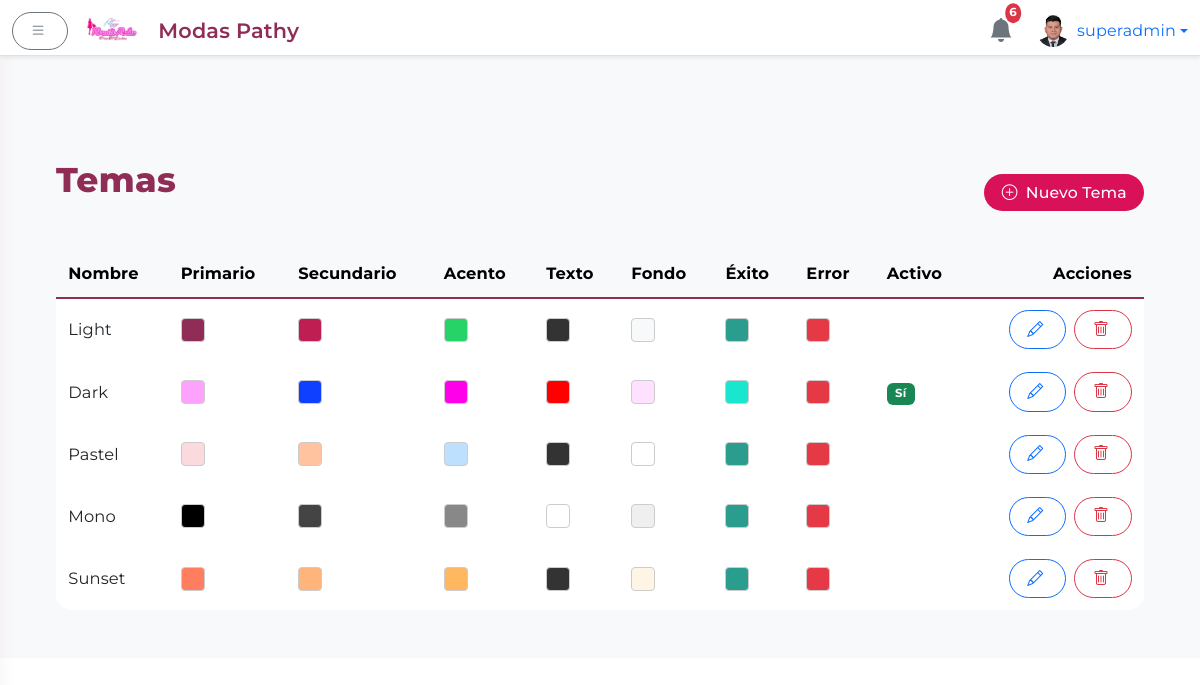
Page /admin/themes (signed in) on the earlier database version.
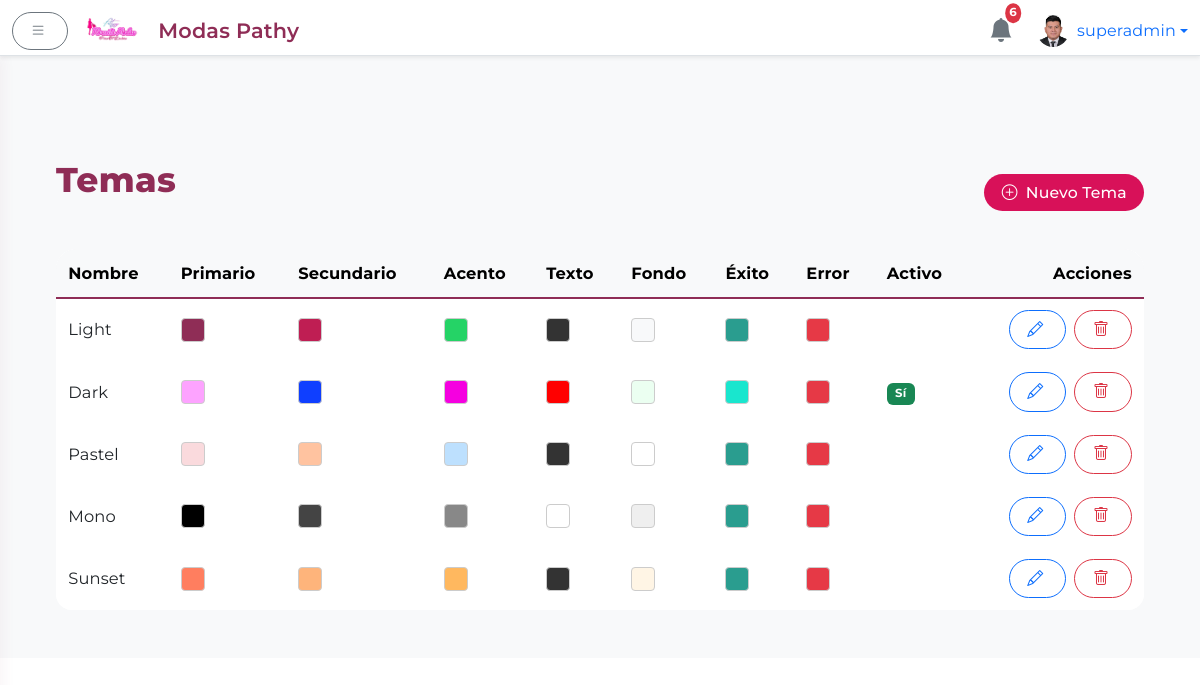
Same page on the later database version.
### app.py (models this page shows, shortened)
class User(UserMixin, db.Model):
    id = db.Column(db.Integer, primary_key=True)
    username = db.Column(db.String(64), unique=True, nullable=False)
    name = db.Column(db.String(128), nullable=True)
    password = db.Column(db.String(128), nullable=False)
    is_superadmin = db.Column(db.Boolean, default=False)
    profile_image = db.Column(db.String(256), nullable=True)

class Theme(db.Model):
    __tablename__ = 'themes'
    id         = db.Column(db.Integer, primary_key=True)
    name       = db.Column(db.String(50), unique=True, nullable=False)
    primary    = db.Column(db.String(7), nullable=False)  # e.g. #8F2D56
    secondary  = db.Column(db.String(7), nullable=False)  # e.g. #BF1E53
    accent     = db.Column(db.String(7), nullable=False)  # e.g. #25D366
    text_color = db.Column(db.String(7), nullable=False)  # e.g. #333333
    bg_color   = db.Column(db.String(7), nullable=False)  # e.g. #F8F9FA
    success    = db.Column(db.String(7), nullable=False)  # e.g. #2A9D8F
    error      = db.Column(db.String(7), nullable=False)  # e.g. #E63946
    is_default = db.Column(db.Boolean, default=False)
    created_at = db.Column(db.DateTime, default=datetime.utcnow)

### app.py (the view)
@app.route('/admin/themes')
@login_required
@superadmin_required
def admin_themes():
    temas = Theme.query.order_by(Theme.created_at.desc()).all()
    return render_template('admin/themes.html', temas=temas)

### app.py (called while the page is built, shortened)
def superadmin_required(f):
    @wraps(f)
    def decorated_function(*args, **kwargs):
        if not current_user.is_authenticated or not getattr(current_user, 'is_superadmin', False):
            abort(403)
        return f(*args, **kwargs)
    return decorated_function

@app.context_processor
def inject_notifications():
    notifications = Notification.query.order_by(Notification.timestamp.desc()).limit(6).all()
    notifs = [
        {
            'message': n.message,
            'timestamp': n.timestamp.strftime('%d/%m %H:%M'),
            'admin_name': n.admin_name
        }
        for n in notifications
    ]
    return dict(notifications=notifs)

@app.context_processor
def inject_theme():
    active = Theme.query.filter_by(is_default=True).first()
    all_themes = Theme.query.order_by(Theme.name).all()
    return {
        'active_theme': active,
        'all_themes': all_themes
    }

@app.before_request
def seed_themes_once():
    global _seeded
    db.create_all()

@login.user_loader
def load_user(user_id):
    return db.session.get(User, int(user_id))

@app.context_processor
def inject_public_data():
    categorias = Category.query.order_by(Category.name).all()
    return {
        'public_categories': categorias,
        'now': lambda fmt=None: datetime.utcnow().strftime(fmt or '%Y'),
        'contact_info': ContactInfo.query.first()
    }

### templates/admin/themes.html (shortened to what this page needs)
{% extends 'admin/base_admin.html' %}
{% block body_admin %}
<div class="container-fluid">
  <div class="d-flex justify-content-between align-items-center mb-4">
    <h2>Temas</h2>
    <a href="{{ url_for('admin_create_theme') }}" class="btn btn-primary">
      <i class="bi bi-plus-circle me-1"></i> Nuevo Tema
    </a>
  </div>
  <div class="table-responsive">
    <table class="table table-hover align-middle">
      <thead class="table-light">
        <tr>
          <th>Nombre</th>
          <th>Primario</th>
          <th>Secundario</th>
          <th>Acento</th>
          <th>Texto</th>
          <th>Fondo</th>
          <th>Éxito</th>
          <th>Error</th>
          <th>Activo</th>
          <th class="text-end">Acciones</th>
        </tr>
      </thead>
      <tbody>
        {% for tema in temas %}
        <tr>
          <td>{{ tema.name }}</td>
          {% for col in [tema.primary, tema.secondary, tema.accent, tema.text_color, tema.bg_color, tema.success, tema.error] %}
          <td>
            <div
              style="width:1.5rem; height:1.5rem; border-radius:.25rem;
                     background: {{ col }}; border:1px solid #ccc">
            </div>
          </td>
          {% endfor %}
          <td>
            {% if tema.is_default %}
            <span class="badge bg-success">Sí</span>
            {% endif %}
          </td>
          <td class="text-end">
            <a href="{{ url_for('admin_edit_theme', id=tema.id) }}"
               class="btn btn-sm btn-outline-primary me-1">
              <i class="bi bi-pencil"></i>
            </a>
            <form action="{{ url_for('admin_delete_theme', id=tema.id) }}" method="POST" class="d-inline">
              <button type="submit"
                      class="btn btn-sm btn-outline-danger"
                      onclick="return confirm('¿Eliminar el tema «{{ tema.name }}»?')">
                <i class="bi bi-trash"></i>
              </button>
            </form>
          </td>
        </tr>
        {% else %}
        <tr>
          <td colspan="10" class="text-center text-muted">No hay temas definidos.</td>
        </tr>
        {% endfor %}
      </tbody>
    </table>
  </div>
</div>
{% endblock %}

### templates/admin/base_admin.html (shortened to what this page needs)
<!DOCTYPE html>
<html lang="es">
<head>
  <link href="https://cdn.jsdelivr.net/npm/bootstrap@5.3.0/dist/css/bootstrap.min.css" rel="stylesheet"/>
  <link href="https://cdn.jsdelivr.net/npm/bootstrap-icons@1.10.5/font/bootstrap-icons.css" rel="stylesheet"/>
  <link rel="stylesheet" href="https://cdnjs.cloudflare.com/ajax/libs/animate.css/4.1.1/animate.min.css"/>
  <link rel="stylesheet" href="{{ url_for('static', filename='css/admin.css') }}"/>
</head>
<body>
  <div aria-live="polite" aria-atomic="true" class="position-fixed top-0 end-0 p-3" style="z-index: 1055;">
  </div>
  <header class="navbar navbar-light bg-white border-bottom fixed-top shadow-sm">
    <div class="container-fluid">
      <button id="sidebarToggle" class="btn btn-outline-secondary me-3">
        <i class="bi bi-list"></i>
      </button>
      <a href="{{ url_for('admin_dashboard') }}" class="navbar-brand d-flex align-items-center mb-0 h1" style="gap:10px;">
        <img src="{{ url_for('static', filename='images/logo.png') }}" alt="Logo" height="36" class="d-inline-block align-text-top" style="margin-right:8px;">
        <span class="d-none d-md-inline" style="font-size:1.3rem; font-weight:600; color:#8F2D56;">Modas Pathy</span>
      </a>
      <div class="d-flex align-items-center ms-auto">
        <div class="position-relative me-4 dropdown">
          <a href="#" id="notifDropdown" data-bs-toggle="dropdown" aria-expanded="false" class="text-decoration-none">
            <i class="bi bi-bell-fill fs-4 text-secondary"></i>
            <span class="badge bg-danger position-absolute top-0 start-100 translate-middle p-1 rounded-circle">
              {{ notifications|length if notifications else 0 }}
            </span>
          </a>
        </div>
        <div class="dropdown">
          <a href="#" class="d-flex align-items-center text-decoration-none dropdown-toggle" id="dropdownUser" data-bs-toggle="dropdown" aria-expanded="false">
            <img src="{% if current_user.profile_image %}
                        {{ url_for('static', filename='perfiles/' ~ current_user.profile_image) }}
                      {% else %}
                        {{ url_for('static', filename='perfiles/default.png') }}
                      {% endif %}"
                 alt="Avatar" width="32" height="32" class="rounded-circle me-2" style="object-fit:cover;">
            <span>{{ current_user.username }}</span>
          </a>
        </div>
      </div>
    </div>
  </header>
  <div class="d-flex">
<main class="flex-grow-1 bg-light">
  <div class="container-fluid mt-5 pt-4">
    {% block body_admin %}{% endblock %}
  </div>
</main>
</body>
</html>

### static/css/admin.css (style rules this page uses)
:root { --rojo: #D81159; --fucsia: #8F2D56; --accent: #8F2D56; --accent-light: rgba(143,45,86,0.08); --blanco: #FFFFFF; --gris-claro: #f8f9fa; --gris-oscuro: #e3e3e3; --shadow-card: 0 4px 24px rgba(143, 45, 86, 0.09); --shadow-hover: 0 8px 36px rgba(143, 45, 86, 0.18); }
body, .form-label, .btn, .card-title, .navbar-brand, .nav-link { font-family: 'Montserrat', sans-serif; letter-spacing: 0.01em; }
body { margin-top: 56px; background: linear-gradient(145deg, var(--blanco) 60%, var(--gris-claro) 100%); }
header.navbar { height: 56px; z-index: 1000; box-shadow: 0 4px 18px rgba(143, 45, 86, 0.07); }
main { transition: margin-left 0.3s cubic-bezier(.87,-.41,.19,1.44); margin-left: 0; padding: 2rem; }
h2 { font-size: 2.15rem; color: var(--fucsia); margin-bottom: 1.5rem; letter-spacing: 0.01em; font-weight: 800; }
.badge { font-size: 0.73rem; padding: 0.45em 0.72em; }
.table { background: var(--blanco); border-radius: 1rem; overflow: hidden; }
.table thead { background: var(--gris-claro); color: var(--fucsia); font-weight: 600; border-bottom: 2.5px solid var(--accent); }
.table th, .table td { vertical-align: middle; border: none; font-size: 1.02em; padding: 0.7em 0.75em; }
.btn { font-size: 0.98em; border-radius: 2em !important; font-weight: 500; padding: 0.42em 1.1em; letter-spacing: 0.01em; box-shadow: none; transition: background 0.15s, color 0.15s, box-shadow 0.15s; }
.btn-primary { background: var(--rojo); border: none; }
.btn-outline-secondary, .btn-outline-danger { border-width: 1.4px; }
.btn i { margin-right: 4px; }
.table-responsive { border-radius: 1.3rem; }

Differences in the rows shown:
changed Theme "Dark": accent "#ff00ea" → "#f500e0" (drawn); bg_color "#fee0ff" → "#ebfff1" (drawn)
